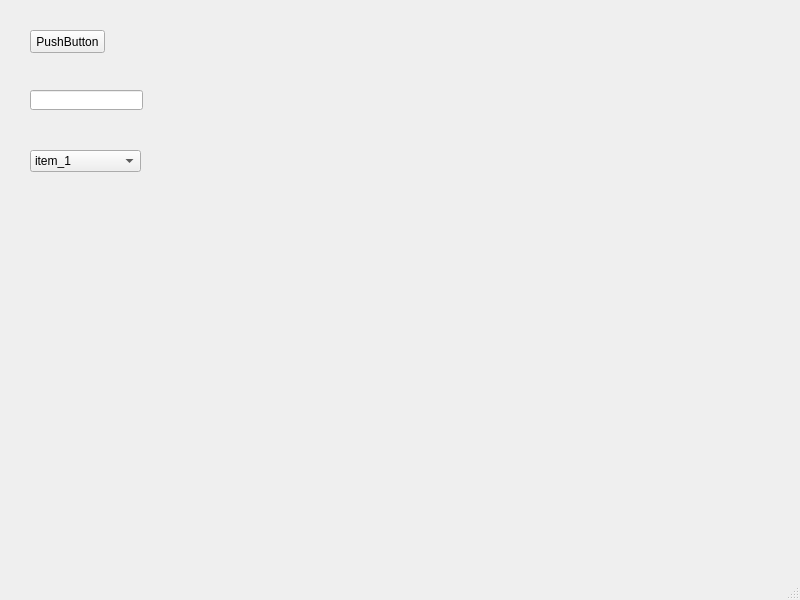
<?xml version="1.0" encoding="UTF-8"?>
<ui version="4.0">
 <class>MainWindow</class>
 <widget class="QMainWindow" name="MainWindow">
  <property name="geometry">
   <rect>
    <x>0</x>
    <y>0</y>
    <width>800</width>
    <height>600</height>
   </rect>
  </property>
  <property name="windowTitle">
   <string>MainWindow</string>
  </property>
  <widget class="QWidget" name="centralwidget">
   <widget class="QPushButton" name="pushButton">
    <property name="geometry">
     <rect>
      <x>30</x>
      <y>30</y>
      <width>75</width>
      <height>23</height>
     </rect>
    </property>
    <property name="text">
     <string>PushButton</string>
    </property>
   </widget>
   <widget class="QLineEdit" name="lineEdit">
    <property name="geometry">
     <rect>
      <x>30</x>
      <y>90</y>
      <width>113</width>
      <height>20</height>
     </rect>
    </property>
   </widget>
   <widget class="QComboBox" name="comboBox">
    <property name="geometry">
     <rect>
      <x>30</x>
      <y>150</y>
      <width>111</width>
      <height>22</height>
     </rect>
    </property>
    <item>
     <property name="text">
      <string>item_1</string>
     </property>
    </item>
    <item>
     <property name="text">
      <string>item_2</string>
     </property>
    </item>
    <item>
     <property name="text">
      <string>item_3</string>
     </property>
    </item>
   </widget>
  </widget>
  <widget class="QMenuBar" name="menubar">
   <property name="geometry">
    <rect>
     <x>0</x>
     <y>0</y>
     <width>800</width>
     <height>21</height>
    </rect>
   </property>
  </widget>
  <widget class="QStatusBar" name="statusbar"/>
 </widget>
 <resources/>
 <connections/>
</ui>
